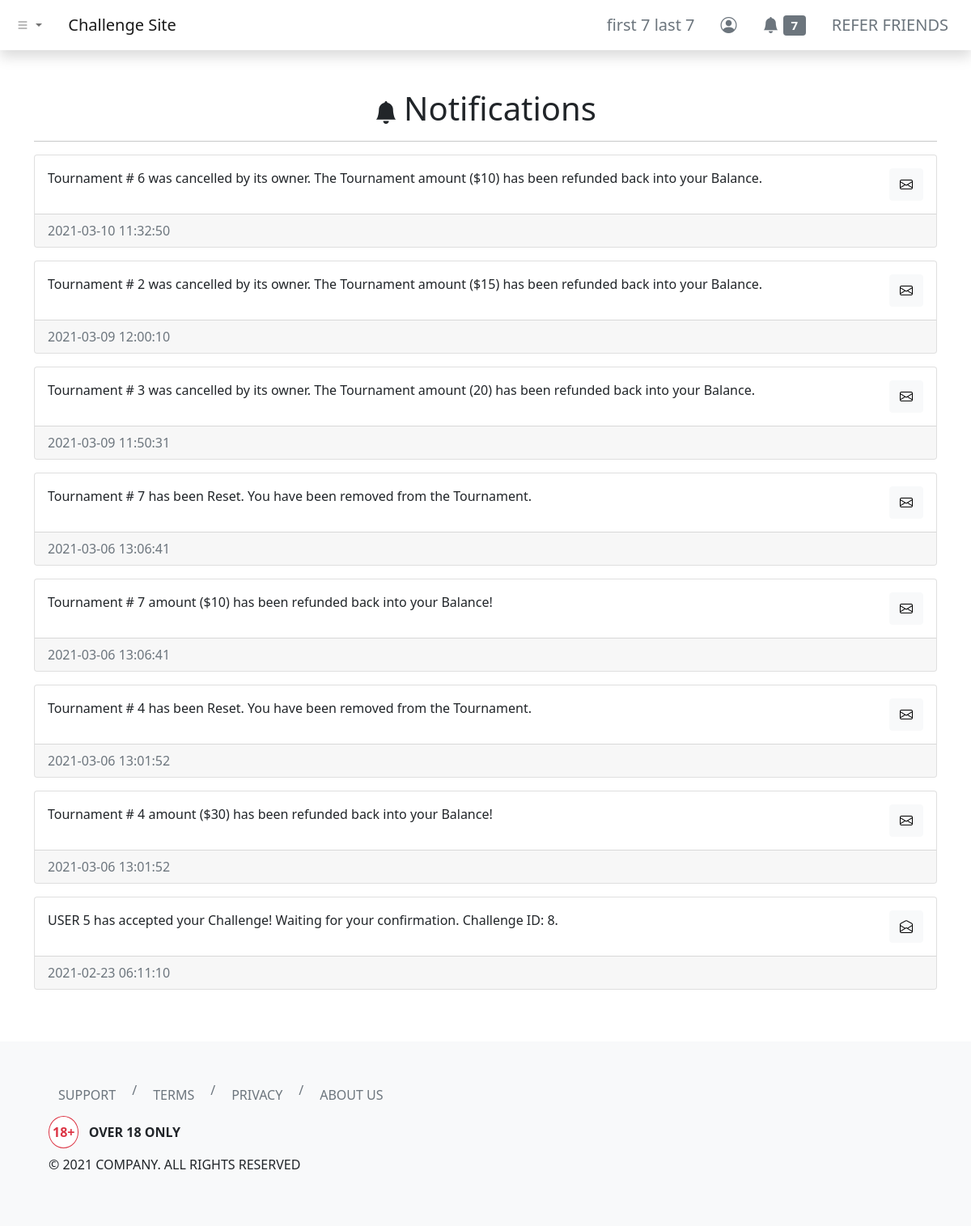
The page /dashboard/notifications/index.php (signed in) on the database its author committed.
### tables this page shows
CREATE TABLE `users` (
  `id` int(11) NOT NULL,
  `username` varchar(255) NOT NULL,
  `first_name` varchar(255) NOT NULL,
  `last_name` varchar(255) NOT NULL,
  `email` varchar(255) NOT NULL,
  `user_password` varchar(255) NOT NULL,
  `balance` decimal(65,30) UNSIGNED NOT NULL DEFAULT 0.000000000000000000000000000000,
  `skill_points` int(11) NOT NULL
);

CREATE TABLE `notifications` (
  `notif_id` int(11) NOT NULL,
  `notif_for` int(11) NOT NULL,
  `notif_msg` text NOT NULL,
  `notif_status` varchar(255) NOT NULL DEFAULT 'unread',
  `notif_create_timestamp` timestamp NOT NULL DEFAULT current_timestamp(),
  `notif_read_timestamp` timestamp NULL DEFAULT NULL
);

### dashboard/notifications/index.php (the view, shortened to what this page needs)
<?php include '../../header.php'; ?>
<div class="container my-5">
    <div class="row">
        <div class="col">
            <h1 class="text-center"><i class="bi bi-bell-fill me-2 fs-3"></i>Notifications</h1>
            <hr />
            <?php
            include_once '../../php-apis/db-config.php';
            $user_id = $_SESSION['id'];
            $sql = "SELECT * FROM notifications WHERE notif_for = $user_id ORDER BY notif_create_timestamp DESC";
            $result = mysqli_query($conn, $sql);
            if (mysqli_num_rows($result) > 0) {
                while ($row = mysqli_fetch_assoc($result)) {
            ?>
                    <div class="card my-3">
                        <div class="card-body">
                            <div class="d-flex justify-content-between">
                                <p class="card-text"><?php echo $row['notif_msg']; ?></p>
                                <button type="button" class="btn btn-light notif_button" data-notif_id="<?php echo $row['notif_id']; ?>">
                                    <?php echo ($row['notif_status'] === 'unread') ? ('<i class="bi bi-envelope"></i>') : ('<i class="bi bi-envelope-open"></i>'); ?>
                                </button>
                            </div>
                        </div>
                        <div class="card-footer text-muted"><?php echo $row['notif_create_timestamp']; ?></div>
                    </div>
            <?php
                }
            } else {
                echo "<p class='text-center'>No Notifications</p>";
            }
            ?>
        </div>
    </div>
</div>
<?php include '../../footer.php'; ?>

### header.php (shortened to what this page needs)
<?php
function urlPrefix()
{
    if (basename(getcwd()) === basename(__DIR__)) {
        return './';
    } elseif (basename(dirname(getcwd())) === basename(__DIR__)) {
        return '../';
    } elseif (basename(dirname(dirname(getcwd()))) === basename(__DIR__)) {
        return '../../';
    } elseif (basename(dirname(dirname(dirname(getcwd())))) === basename(__DIR__)) {
        return '../../../';
    } else {
        return './';
    }
}
?>
<!DOCTYPE html>
<html lang="en">
<head>
    <link href="https://cdn.jsdelivr.net/npm/bootstrap@5.0.0-beta2/dist/css/bootstrap.min.css" rel="stylesheet">
    <link rel="stylesheet" href="https://cdn.jsdelivr.net/npm/bootstrap-icons@1.3.0/font/bootstrap-icons.css">
</head>
<body>
    <nav class="navbar navbar-expand-sm navbar-light bg-white shadow">
        <div class="container-fluid">
            <ul class="navbar-nav me-4">
                <li class="nav-item dropdown">
                    <a class="nav-link dropdown-toggle" href="#" id="navbarDropdownMenuLink" role="button" data-bs-toggle="dropdown" aria-expanded="false">
                        <i class="bi bi-list"></i>
                    </a>
                </li>
            </ul>
            <a class="navbar-brand" href="<?php echo urlPrefix(); ?>">Challenge Site</a>
            <div class="collapse navbar-collapse" id="navbarNavDropdown">
                <ul class="navbar-nav ms-auto">
                    <?php if (isset($_SESSION['id'])) { ?>
                        <li class="nav-item">
                            <a class="btn btn-lg btn-outline-secondary border-0" aria-current="page" href="<?php echo urlPrefix() . 'dashboard/profile/'; ?>">
                                <?php
                                include_once urlPrefix() . 'php-apis/db-config.php';
                                $user_id = $_SESSION['id'];
                                $sql = "SELECT * FROM users WHERE id=$user_id";
                                $result = mysqli_query($conn, $sql);
                                if (mysqli_num_rows($result) > 0) {
                                    while ($row = mysqli_fetch_assoc($result)) {
                                        echo $row['first_name'] . ' ' . $row['last_name'];
                                    }
                                } else {
                                    header("Location: " . urlPrefix() . "php-apis/logout.php");
                                    die();
                                }
                                ?>
                            </a>
                        </li>
                        <li class="nav-item">
                            <a class="btn btn-lg btn-outline-secondary border-0" aria-current="page" href="<?php echo urlPrefix() . 'dashboard/profile/'; ?>"><i class="bi bi-person-circle"></i></a>
                        </li>
                        <li class="nav-item">
                            <a class="btn btn-lg btn-outline-secondary border-0" aria-current="page" href="<?php echo urlPrefix() . 'dashboard/notifications/'; ?>">
                                <i class="bi bi-bell-fill"></i>
                                <span class="badge bg-secondary">
                                    <?php
                                    $sql2 = "SELECT COUNT(*) AS unread_notifs FROM notifications WHERE notif_for = $user_id AND notif_status = 'unread'";
                                    $result2 = mysqli_query($conn, $sql2);
                                    if (mysqli_num_rows($result2) > 0) {
                                        while ($row2 = mysqli_fetch_assoc($result2)) {
                                            echo $row2['unread_notifs'];
                                        }
                                    } else {
                                        echo "0";
                                    }
                                    ?>
                                </span>
                            </a>
                        </li>
                        <li class="nav-item">
                            <a class="btn btn-lg btn-outline-secondary border-0" aria-current="page" href="<?php echo urlPrefix() . 'dashboard/refer/'; ?>">REFER FRIENDS</a>
                        </li>
                    <?php } else { ?>
                        <li class="nav-item">
                            <a class="btn btn-lg btn-outline-secondary border-0" aria-current="page" href="<?php echo urlPrefix() . 'login/'; ?>">ENTER</a>
                        </li>
                    <?php } ?>
                </ul>
            </div>
        </div>
    </nav>

### rows shown on the page
users: first_name "first 7", last_name "last 7"
notifications: notif_msg "Tournament # 6 was cancelled by its owner. The Tournament amount ($10) has been refunded back into your Balance.", notif_status "unread" (drawn), notif_create_timestamp "2021-03-10 11:32:50"
notifications: notif_msg "Tournament # 2 was cancelled by its owner. The Tournament amount ($15) has been refunded back into your Balance.", notif_status "unread" (drawn), notif_create_timestamp "2021-03-09 12:00:10"
notifications: notif_msg "Tournament # 3 was cancelled by its owner. The Tournament amount (20) has been refunded back into your Balance.", notif_status "unread" (drawn), notif_create_timestamp "2021-03-09 11:50:31"
notifications: notif_msg "Tournament # 7 has been Reset. You have been removed from the Tournament.", notif_status "unread" (drawn), notif_create_timestamp "2021-03-06 13:06:41"
notifications: notif_msg "Tournament # 7 amount ($10) has been refunded back into your Balance!", notif_status "unread" (drawn), notif_create_timestamp "2021-03-06 13:06:41"
notifications: notif_msg "Tournament # 4 has been Reset. You have been removed from the Tournament.", notif_status "unread" (drawn), notif_create_timestamp "2021-03-06 13:01:52"
notifications: notif_msg "Tournament # 4 amount ($30) has been refunded back into your Balance!", notif_status "unread" (drawn), notif_create_timestamp "2021-03-06 13:01:52"
notifications: notif_msg "USER 5 has accepted your Challenge! Waiting for your confirmation. Challenge ID: 8.", notif_status "read" (drawn), notif_create_timestamp "2021-02-23 06:11:10"

### other values the page prints
$row2['unread_notifs'] "7"
